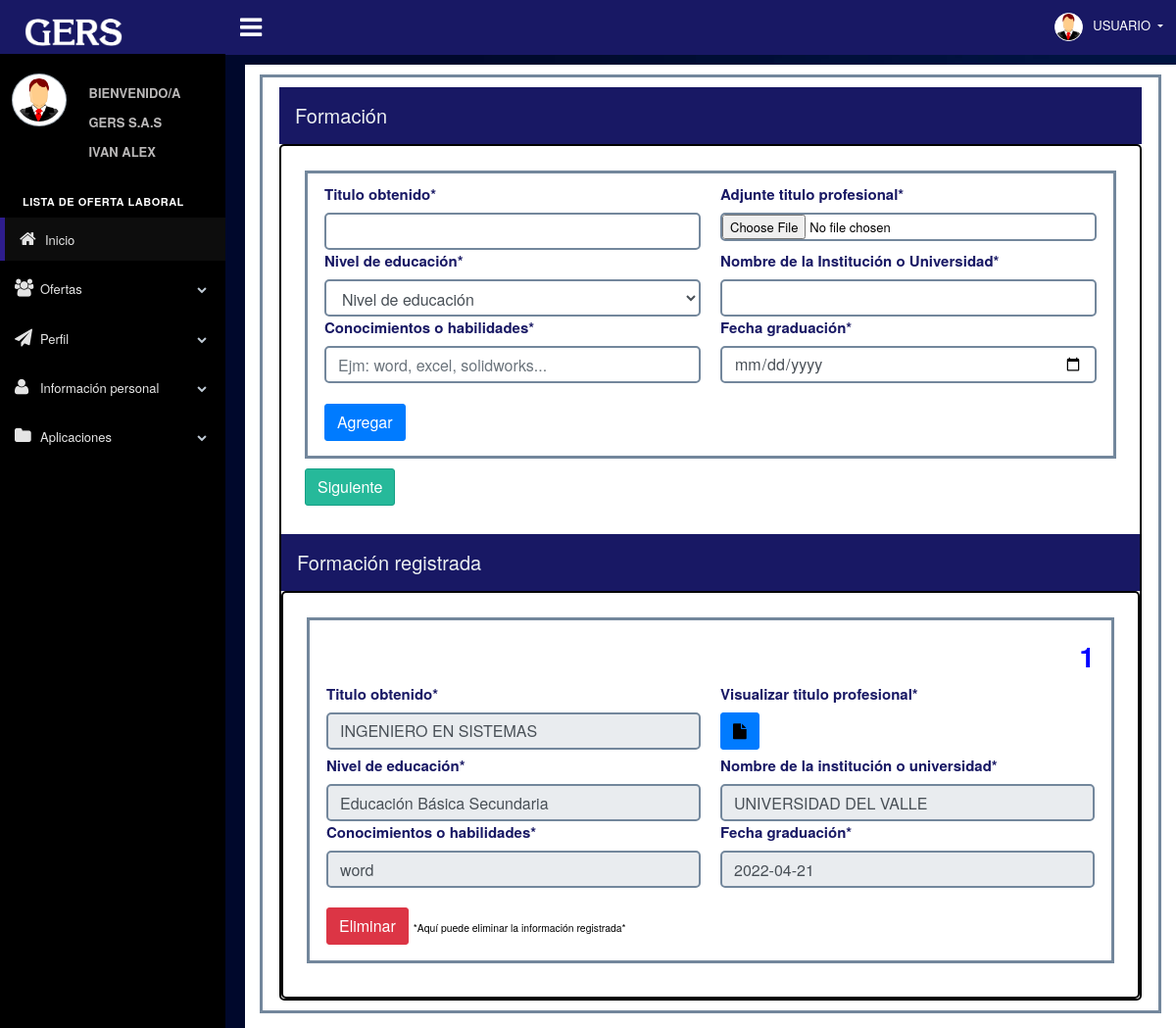
The page /web/indexUsu.php?modulo=Usuario&controlador=Ofertas&funcion=consultusu (signed in) on the database its author committed.
### tables this page shows
CREATE TABLE `tbl_formacion` (
  `id_formacion` int(100) NOT NULL,
  `form_tituloname` varchar(100) NOT NULL,
  `form_titulo_profesional` varchar(256) NOT NULL,
  `form_nivel_de_educacion` varchar(30) NOT NULL,
  `form_nombre` varchar(60) NOT NULL,
  `form_conocimientos` varchar(256) NOT NULL,
  `form_fecha_fin` date NOT NULL,
  `usu_id` int(100) NOT NULL
);

### controller/Usuario/OfertasController.php (called while the page is built, shortened)
<?php
Class OfertasController
{
    public function consultusu(){
      $obj = new OfertasVacantesModel();
      $sql="SELECT * FROM tbl_formacion WHERE usu_id='".$_SESSION['idUser']."'";
      $formacion=$obj->consult($sql);
    include_once '../view/Usuario/Oferta/consultformacion.php';
    }
}
?>

### lib/conf/conf.php (called while the page is built)
<?php
    $server="localhost";
    $user="BUGIVAN";
    $pass="gers1999";
    $database="gestorbd";
    $port="3306";
?>

### lib/conf/connection.php (called while the page is built, shortened)
<?php
    class Connection
    {
        private $server;
        private $user;
        private $pass;
        private $database;
        private $link;
        private function setConnect(){
            require_once 'conf.php';
            $this->server=$server;
            $this->user=$user;
            $this->pass=$pass;
            $this->database=$database;
        }
        private function connect(){
            $this->link=mysqli_connect($this->server,$this->user,$this->pass,$this->database);
        }
        public function getConnect(){
            return $this->link;
        }
    }
?>

### model/MasterModel.php (called while the page is built, shortened)
<?php
    include_once '../lib/conf/connection.php';
    class MasterModel extends Connection{
        public function consult($sql){
            $result=mysqli_query($this->getConnect(),$sql);
            return $result;
        }
    }
?>

### view/Usuario/Oferta/consultformacion.php (the view, shortened to what this page needs)
<div class="eo #contenedor_arriba x_content">
    <div class="contenedor_de_datos x_panel">
        <nav class="navbar navbar-dark navbar-expand-sm" style="background-color:#181864;">
            <a class="navbar-brand" href="#">
                Formación
            </a>
        </nav>
        <div class="card" style="border-radius: 5px; border:2px solid black;">
            <div class="card-body p-4">
                <div class="col-md-12">
                </div>
                <div class=" x_panel">
                    <form id="alertaformacion" action="<?php echo getUrl("Usuario","Ofertas","postformacion")?>"
                        method="post" enctype="multipart/form-data">
                        <div class="row justify-content-start">
                            <div id="cont_tituloname" class="col-md-6">
                                <label class="titulos_negrita">Titulo obtenido*</label>
                                <input type="text" id="form_tituloname" name="form_tituloname" class="estiloinput form-control oferta">
                            </div>
                            <div class="col-md-6">
                                <label class="titulos_negrita">Adjunte titulo profesional*</label>
                                <input require id='certificadodeestudio' placeholder="" type="file"
                                    name="form_titulo_profesional" class="eme2 estiloinput">
                            </div>
                            <div class="col-md-6">
                                <label class="titulos_negrita">Nivel de educación*</label>
                                <select id="form_nivel_de_educacion" style="border-radius:5px;border:2px solid #73879C;" class="form form-control"
                                    name="form_nivel_de_educacion">
                                    <option selected="true" disabled>Nivel de educación</option>
                                </select>
                            </div>
                            <div id="cont_nombre" class="col-md-6">
                                <label class="titulos_negrita">Nombre de la Institución o Universidad*</label>
                                <input type="text" id="form_nombre" name="form_nombre" class="estiloinput form-control oferta">
                            </div>
                            <div id="cont_conocimientos" class="col-md-6">
                                <label class="titulos_negrita">Conocimientos o habilidades*</label>
                                <input type="text" id="form_conocimientos" name="form_conocimientos"
                                    placeholder="Ejm: word, excel, solidworks..."
                                    class="estiloinput form-control oferta">
                            </div>
                            <div id="cont_fecha_fin"class="col-md-6">
                                <label class="titulos_negrita">Fecha graduación*</label>
                                <input type="date" id="form_fecha_fin" name="form_fecha_fin" placeholder="Ejm: ingles, frances..."
                                    class="estiloinput form-control oferta">
                            </div>
                            <div class="col-md-6"></div>
                            <div class="col-md-6"></div>
                            <div class="col-md-6">
                                <br>
                                <div class="col-md-6">
                                </div>
                            </div>
                        </div>
                        <button type="submit" name="submit" class="btn btn-primary">Agregar</button>
                </div>
                <a href="<?php echo getUrl("Usuario","Ofertas","experiencia")?>" type="button"
                    class="btn btn-success">Siguiente</a>
            </div>
            <nav class="navbar navbar-dark navbar-expand-sm" style="background-color:#181864;">
                <a class="navbar-brand" href="#">
                    Formación registrada
                </a>
            </nav>
            <div class="divcontenedores">
                <?php
               foreach($formacion as $form){ ?>
                <div class="card-body p-4">
                    <div class="col-md-12">
                    </div>
                    <div class="x_panel" style="">
                        <form enctype="multipart/form-data">
                            <div class="row justify-content-start">
                                <div class='col-md-12'>
                                    <h3 style='color:blue;font-weight:bolder;' class='text-right'>
                                        <?php echo $form["id_formacion"]?></h3>
                                </div>
                                <div class="col-md-6">
                                    <label class="titulos_negrita">Titulo obtenido*</label>
                                    <input  type="text" value="<?php echo $form["form_tituloname"]?>" readonly
                                        class="estiloinput form-control oferta">
                                </div>
                                <div class="col-md-6">
                                    <label class="titulos_negrita">Visualizar titulo profesional*</label><br>
                                    <a id='consultarcertificado' type='button'
                                        data-url="<?php echo getUrl("Usuario","Ofertas","consultarcertificado",array("id_formacion" => $form['id_formacion']),"ajax")?>"
                                        class='btn btn-primary'><i class='fa fa-file'></i></a>
                                </div>
                                <div class="col-md-6">
                                    <label class="titulos_negrita">Nivel de educación*</label>
                                    <input type="text" readonly value="<?php echo $form["form_nivel_de_educacion"]?>"
                                        id="" class="estiloinput form-control oferta" readonly>
                                </div>
                                <div class="col-md-6">
                                    <label class="titulos_negrita">Nombre de la institución o universidad*</label>
                                    <input type="text" value="<?php echo $form["form_nombre"]?>" readonly
                                        class="estiloinput form-control oferta">
                                </div>
                                <div class="col-md-6">
                                    <label class="titulos_negrita">Conocimientos o habilidades*</label>
                                    <input readonly value="<?php echo $form["form_conocimientos"]?>" type="text"
                                        class="estiloinput form-control oferta">
                                </div>
                                <div class="col-md-6">
                                    <label class="titulos_negrita">Fecha graduación*</label>
                                    <input type="text" readonly value="<?php echo $form["form_fecha_fin"]?>"
                                        placeholder="Ejm: ingles, frances..." class="estiloinput form-control oferta">
                                </div>
                                <div class="col-md-6"></div>
                                <div class="col-md-6"></div>
                                <div class="col-md-6">
                                    <br>
                                    <button id='eliminarformacion'
                                        data-url="<?php echo getUrl("Usuario","Ofertas","Eliminarforma",array("id_formacion"=>$form['id_formacion']),"ajax")?>"
                                        class='btn btn-danger' value='Eliminar'>Eliminar</button><span><small>*Aquí
                                            puede eliminar la información registrada*</small></span>
                                    <div class="col-md-6">
                                    </div>
                                </div>
                            </div>
                    </div>
                </div>
                <?php      } ?>
            </div>

### web/build/css/Mantenimientocss.css (style rules this page uses)
.estiloinput { border: 2px solid #73879C; width: 50%; border-radius: 5px; }
.oferta { width: 100%; }
.eo { padding: 5px; color: black; }
.eme2 { background-color: white; color: rgb(0, 0, 0); width: 100%; border-radius: 5px; }
.titulos_negrita { color: #181864; font-weight: bolder; font-size: 15px; }
button { color: white; }
.contenedor_de_datos { margin-left: 10px; }
.divcontenedores { width: 100%; height: auto; border: 2px solid black; border-radius: 5px; }
html { padding: 0; margin: 0; display: grid; }

### rows shown on the page
tbl_formacion: id_formacion "1", form_tituloname "INGENIERO EN SISTEMAS", form_nivel_de_educacion "Educación Básica Secundaria", form_nombre "UNIVERSIDAD DEL VALLE", form_conocimientos "word", form_fecha_fin "2022-04-21"

### other values the page prints
$_SESSION['nameUser'] "IVAN ALEX"
